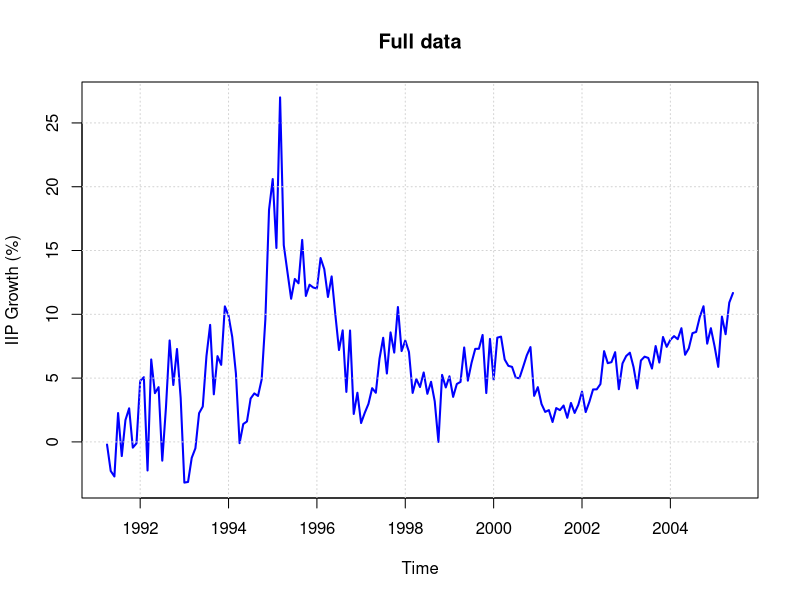
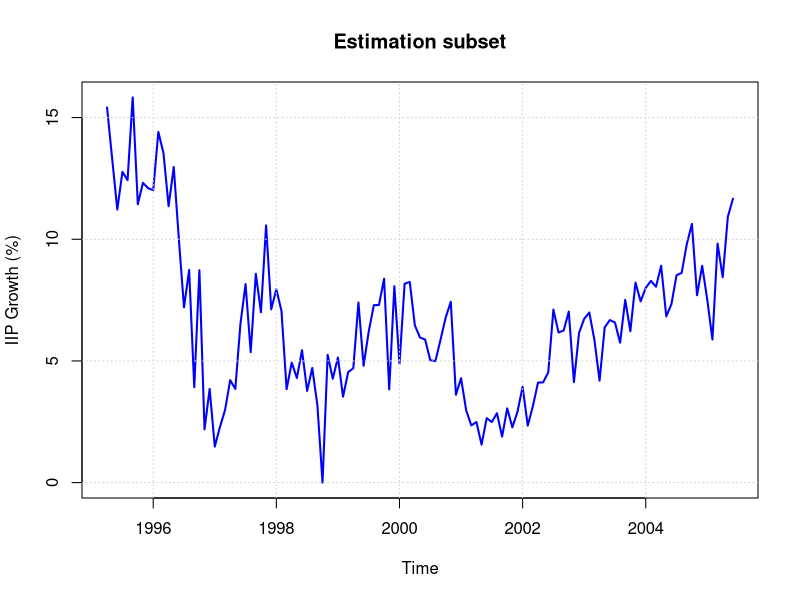
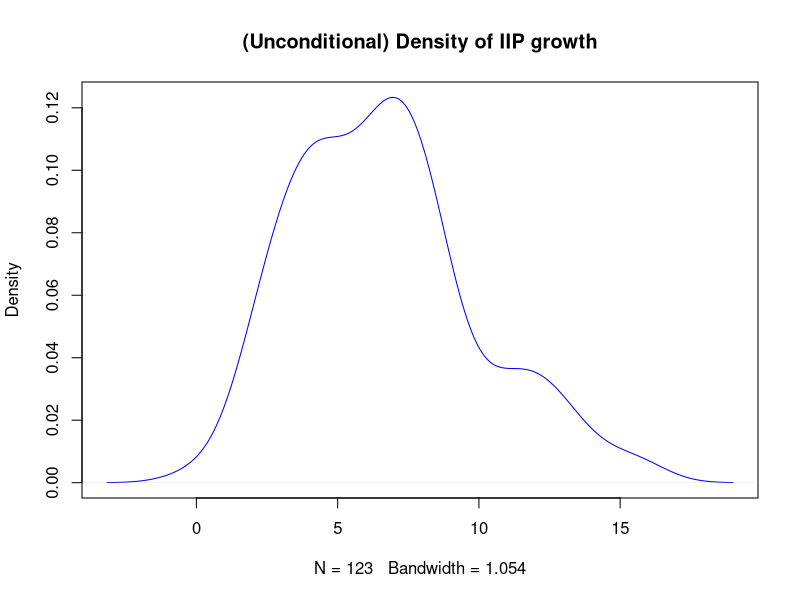
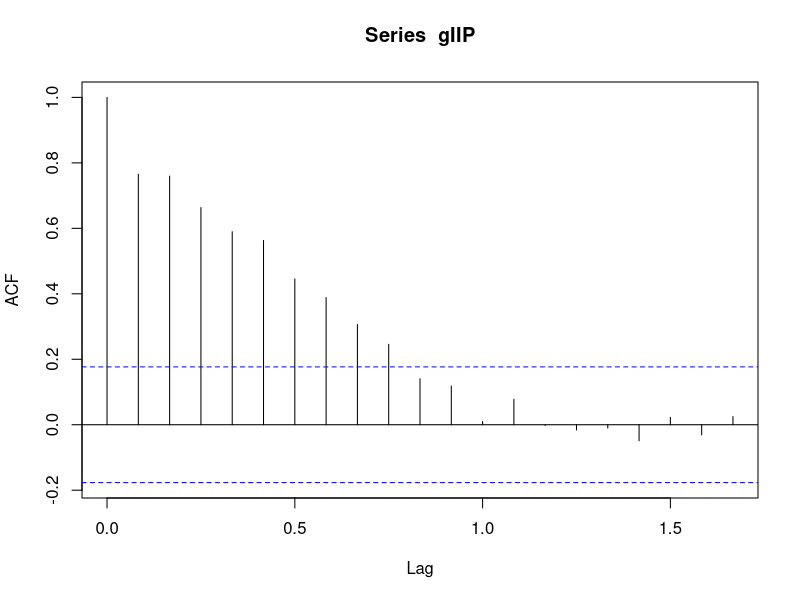
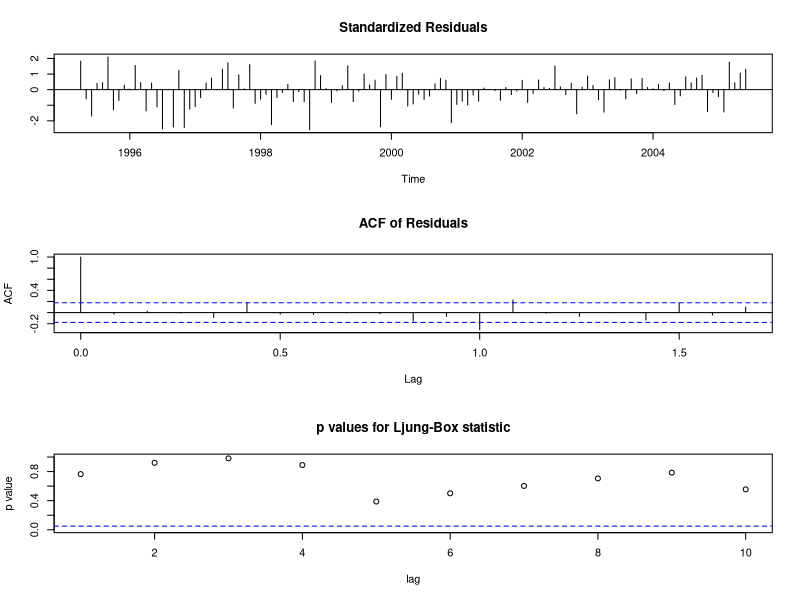
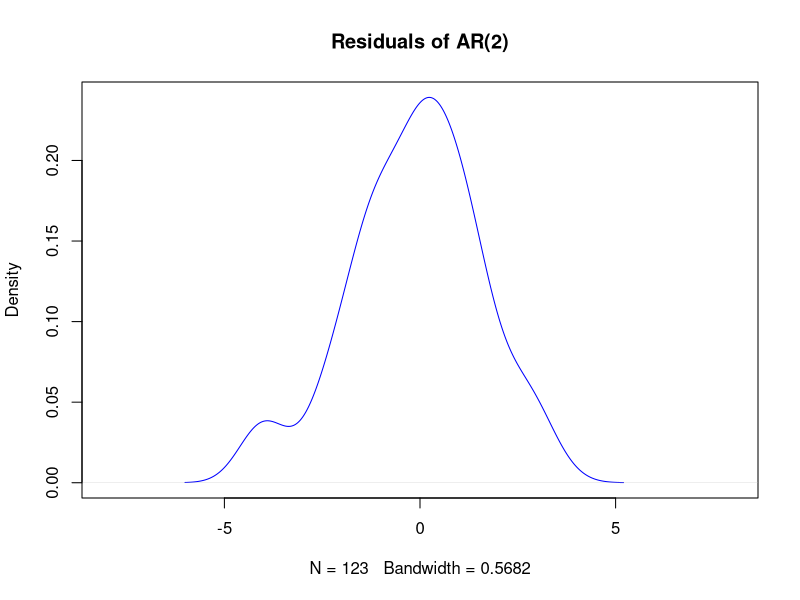
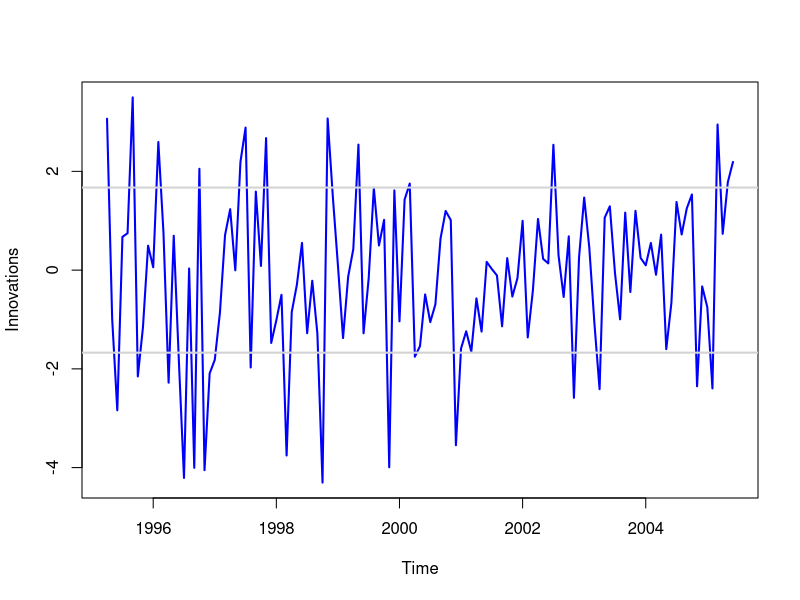
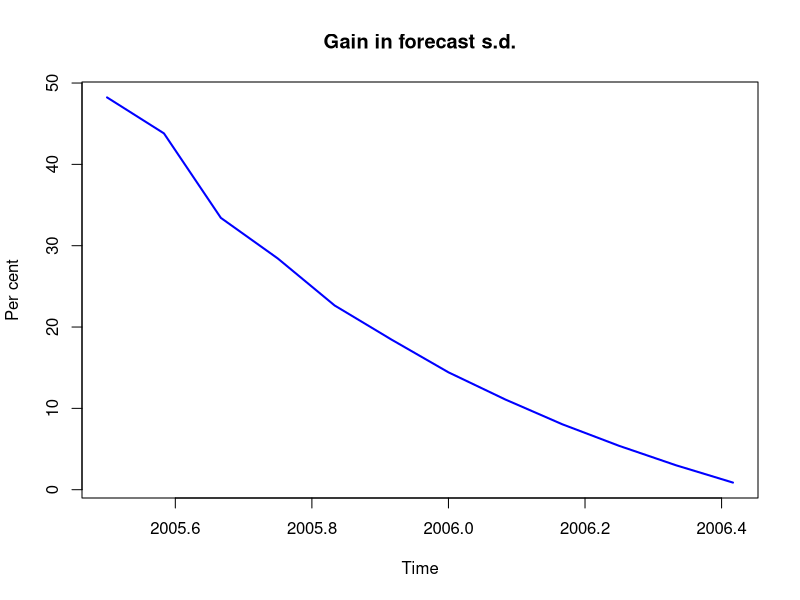

Recreate these plots in R, in order.
# Goals: ARMA modeling - estimation, diagnostics, forecasting.
# Ok.


# 0. SETUP DATA
rawdata <- c(-0.21,-2.28,-2.71,2.26,-1.11,1.71,2.63,-0.45,-0.11,4.79,5.07,-2.24,6.46,3.82,4.29,-1.47,2.69,7.95,4.46,7.28,3.43,-3.19,-3.14,-1.25,-0.50,2.25,2.77,6.72,9.17,3.73,6.72,6.04,10.62,9.89,8.23,5.37,-0.10,1.40,1.60,3.40,3.80,3.60,4.90,9.60,18.20,20.60,15.20,27.00,15.42,13.31,11.22,12.77,12.43,15.83,11.44,12.32,12.10,12.02,14.41,13.54,11.36,12.97,10.00,7.20,8.74,3.92,8.73,2.19,3.85,1.48,2.28,2.98,4.21,3.85,6.52,8.16,5.36,8.58,7.00,10.57,7.12,7.95,7.05,3.84,4.93,4.30,5.44,3.77,4.71,3.18,0.00,5.25,4.27,5.14,3.53,4.54,4.70,7.40,4.80,6.20,7.29,7.30,8.38,3.83,8.07,4.88,8.17,8.25,6.46,5.96,5.88,5.03,4.99,5.87,6.78,7.43,3.61,4.29,2.97,2.35,2.49,1.56,2.65,2.49,2.85,1.89,3.05,2.27,2.91,3.94,2.34,3.14,4.11,4.12,4.53,7.11,6.17,6.25,7.03,4.13,6.15,6.73,6.99,5.86,4.19,6.38,6.68,6.58,5.75,7.51,6.22,8.22,7.45,8.00,8.29,8.05,8.91,6.83,7.33,8.52,8.62,9.80,10.63,7.70,8.91,7.50,5.88,9.82,8.44,10.92,11.67)

# Make a R timeseries out of the rawdata: specify frequency & startdate
gIIP <- ts(rawdata, frequency=12, start=c(1991,4))
print(gIIP)
plot.ts(gIIP, type="l", col="blue", ylab="IIP Growth (%)", lwd=2,
        main="Full data")
grid()

# Based on this, I decide that 4/1995 is the start of the sensible period.
gIIP <- window(gIIP, start=c(1995,4))
print(gIIP)
plot.ts(gIIP, type="l", col="blue", ylab="IIP Growth (%)", lwd=2,
        main="Estimation subset")
grid()

# Descriptive statistics about gIIP
mean(gIIP); sd(gIIP); summary(gIIP);
plot(density(gIIP), col="blue", main="(Unconditional) Density of IIP growth")
acf(gIIP)


# 1. ARMA ESTIMATION
m.ar2 <- arima(gIIP, order = c(2,0,0))
print(m.ar2)                       # Print it out


# 2. ARMA DIAGNOSTICS
tsdiag(m.ar2)                      # His pretty picture of diagnostics
## Time series structure in errors
print(Box.test(m.ar2$residuals, lag=12, type="Ljung-Box"));
## Sniff for ARCH
print(Box.test(m.ar2$residuals^2, lag=12, type="Ljung-Box"));
## Eyeball distribution of residuals
plot(density(m.ar2$residuals), col="blue", xlim=c(-8,8),
     main=paste("Residuals of AR(2)"))


# 3. FORECASTING
## Make a picture of the residuals
plot.ts(m.ar2$residual, ylab="Innovations", col="blue", lwd=2)
s <- sqrt(m.ar2$sigma2)
abline(h=c(-s,s), lwd=2, col="lightGray")

p <- predict(m.ar2, n.ahead = 12)         # Make 12 predictions.
print(p)

## Watch the forecastability decay away from fat values to 0.
## sd(x) is the naive sigma. p$se is the prediction se.
gain <- 100*(1-p$se/sd(gIIP))
plot.ts(gain, main="Gain in forecast s.d.", ylab="Per cent",
        col="blue", lwd=2)

## Make a pretty picture that puts it all together
ts.plot(gIIP, p$pred, p$pred-1.96*p$se, p$pred+1.96*p$se,
        gpars=list(lty=c(1,1,2,2), lwd=c(2,2,1,1),
          ylab="IIP growth (%)", col=c("blue","red", "red", "red")))
grid()
abline(h=mean(gIIP), lty=2, lwd=2, col="lightGray")
legend(x="bottomleft", cex=0.8, bty="n",
       lty=c(1,1,2,2), lwd=c(2,1,1,2),
       col=c("blue", "red", "red", "lightGray"),
       legend=c("IIP", "AR(2) forecasts", "95% C.I.", "Mean IIP growth"))
